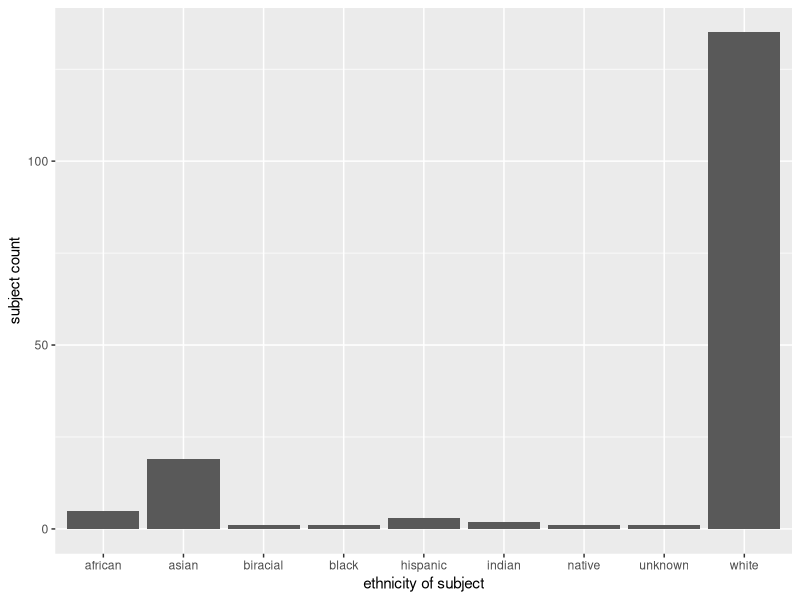
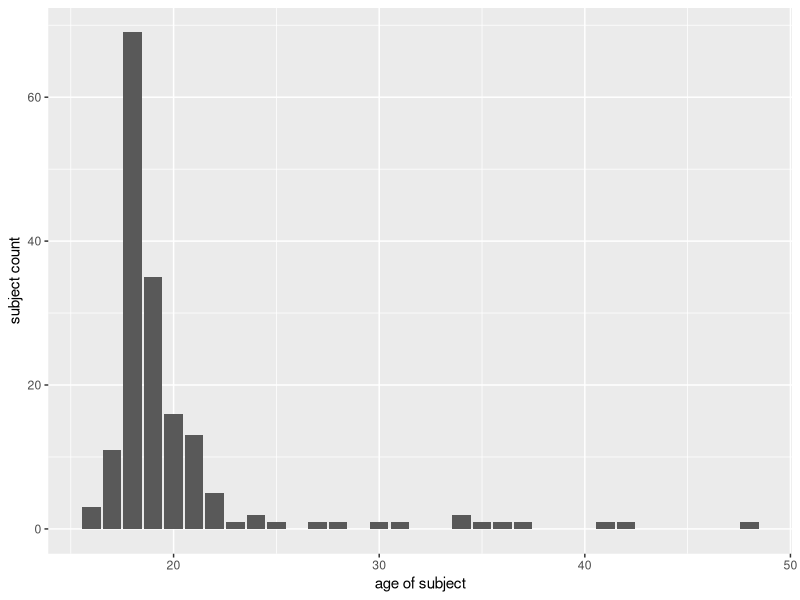

Reproduce these figures in R, in order.
## ---- chunk 1
#| label: setup
#| message: false

library(tidyverse)
library(here)

## ---- chunk 2
#| label: load data
#| message: false

hiphop <- read_csv(here::here("supporting_artifacts", "learning_targets", "hiphop.csv"))

## ---- chunk 3
#| label: cleaning the dataset
#| message: false

hiphop_cleaned <- hiphop |> 
  #   drop_na(numPreferredArtists,  numOverallArtists) |> 
  mutate(across(where(is.character), as.factor))

## ---- chunk 4
#| label: count unique AAE words
#| message: false

AAE_words <- distinct(hiphop_cleaned, word, .keep_all = TRUE) |> 
  count()
## ---- chunk 5
#| label: re-categorizing "ethnic"
#| message: false

hiphop_recat <- hiphop_cleaned |> 
  mutate(ethnic = if_else(ethnic != "white", "non-white", "white"))

## ---- chunk 6
#| label: demographics
#| message: false

demographics <- hiphop_cleaned |> 
  distinct(subj, sex, age, ethnic)
  
summary(demographics)

## ---- chunk 7
#| label: demographic plots
#| message: false
#| layout-ncol: 2

ggplot(data = demographics,
  mapping = aes(x = ethnic)) +
  xlab("ethnicity of subject") +
       ylab("subject count") +
  geom_bar()

ggplot(data = demographics,
  mapping = aes(x = age)) +
  xlab("age of subject") +
       ylab("subject count") +
  geom_bar()
## ---- chunk 8
#| label: a) below age 20
#| message: false

below20 <- hiphop_recat |>  
  filter(age < 20) |> 
  group_by(word) |>
  summarize(avg_familiarity = mean(familiarity))
below20_min <- below20 |> 
  slice_min(order_by = avg_familiarity, n = 5)
below20_max <- below20|> 
  slice_max(order_by = avg_familiarity, n = 5)
  
## ---- chunk 9
#| label: b) non-white women
#| message: false

nonwhiteWomen <- hiphop_recat |> 
  filter(
    sex == 'Female', 
    ethnic == 'non-white') |> 
  group_by(word) |> 
  summarize(avg_familiarity = mean(familiarity))
nonwhiteWomen_min <- nonwhiteWomen |> 
  slice_min(order_by = avg_familiarity, n = 5)
nonwhiteWomen_max <- nonwhiteWomen |> 
  slice_max(order_by = avg_familiarity, n = 5)

## ---- chunk 10
#| label: c) whie men above 30
#| message: false

whiteMen_above30 <- hiphop_recat |> 
  filter(
    sex == 'Male', 
    ethnic == 'white', 
    age > 30) |> 
  group_by(word) |> 
  summarize(avg_familiarity = mean(familiarity))
whiteMen_above30_min <- whiteMen_above30 |> 
  slice_min(order_by = avg_familiarity)
whiteMen_above30_max <- whiteMen_above30 |> 
  slice_max(order_by = avg_familiarity, n = 5)

## ---- chunk 11
#| label: study subjects
#| message: false

possibly_bieber <- hiphop |> 
  distinct(subj, .keep_all = TRUE) |>
  filter(
    sex == 'Male',
    ethnic == 'white',
    city > 10000,
    city < 60000,
    age > 17,
    age < 23) |> 
  slice_max(order_by = bieber)

# p17 named the most bieber songs while meeting all requirements!

